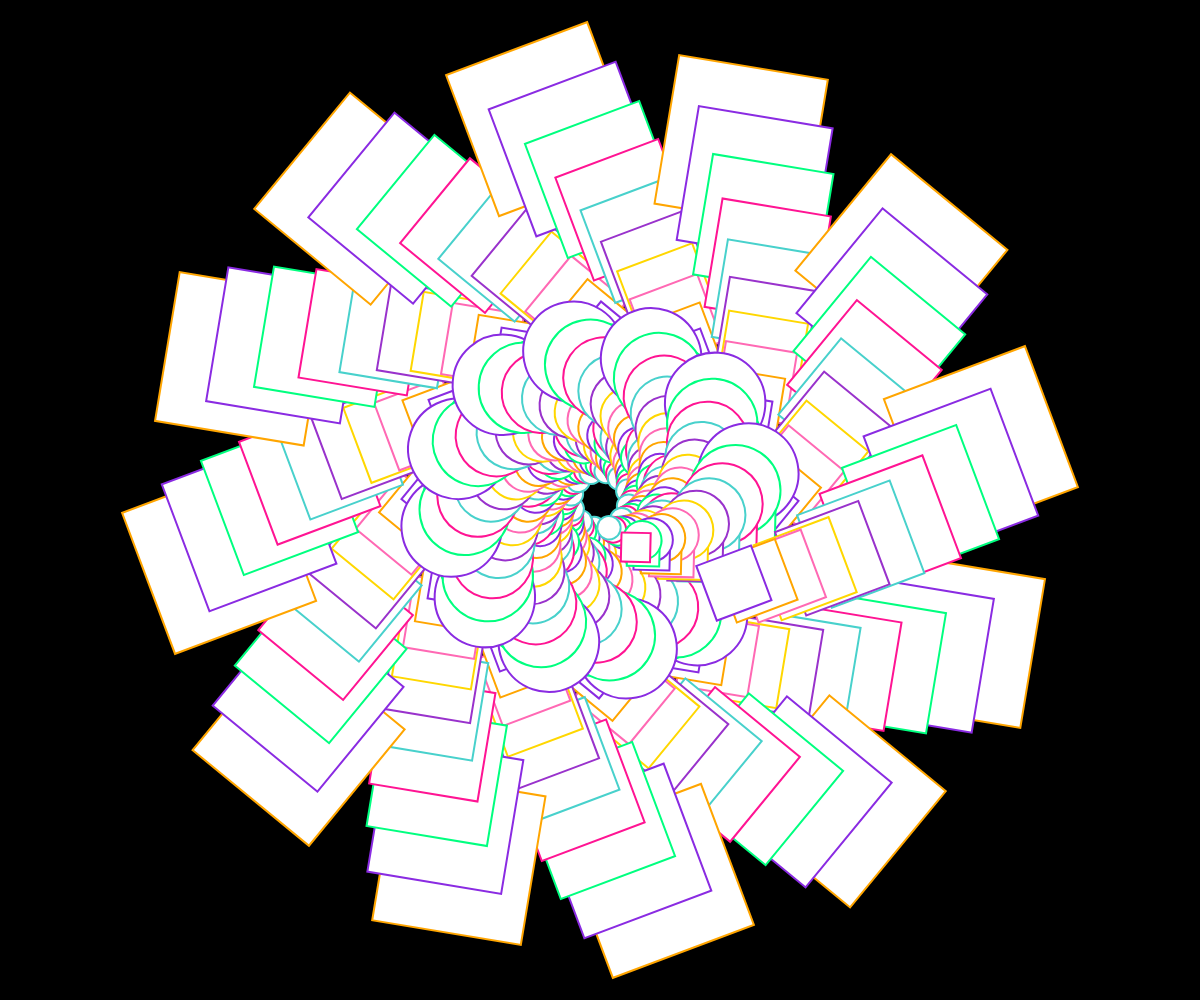
Frame 1 (no input)
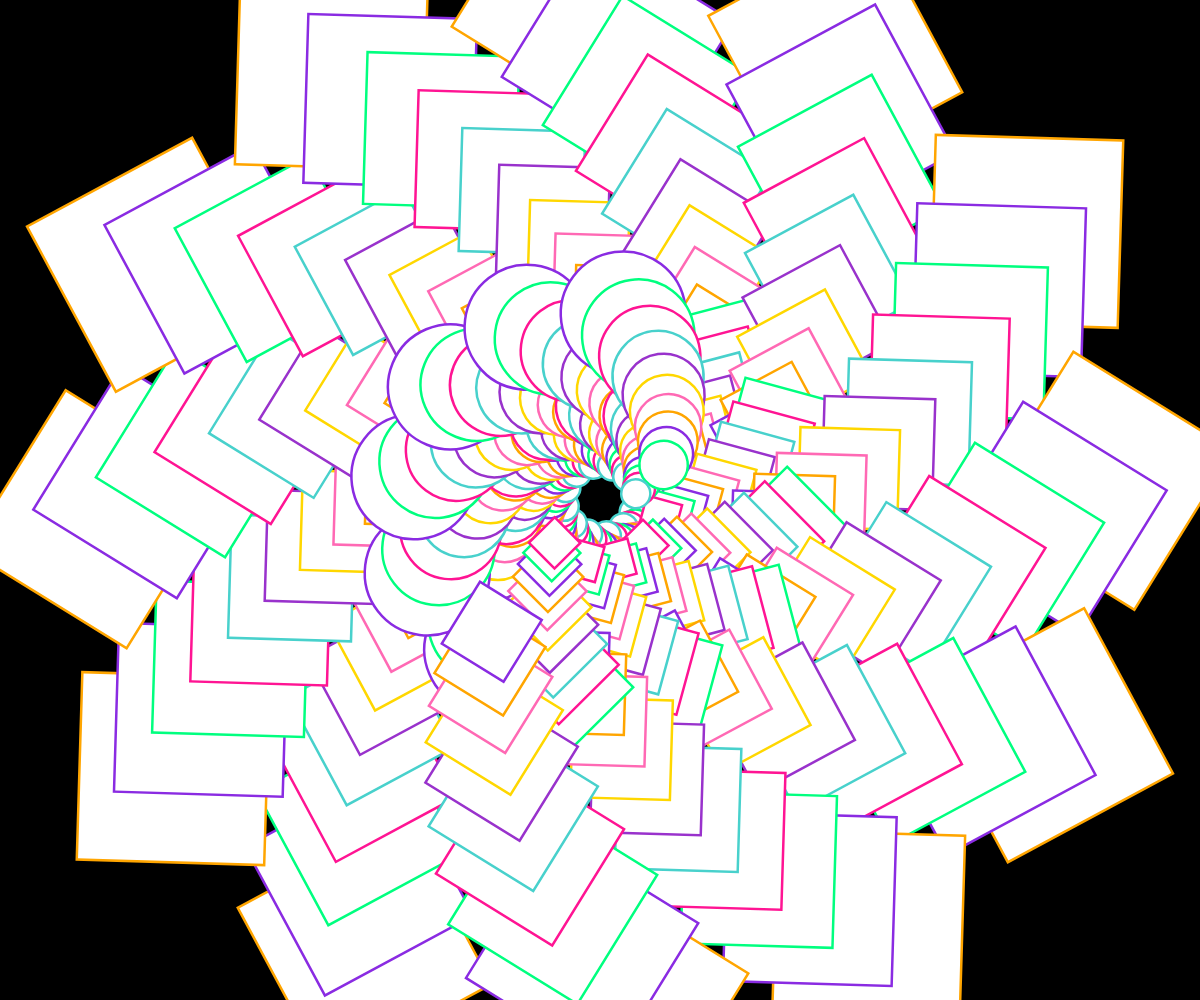
Frame 60 (no input)
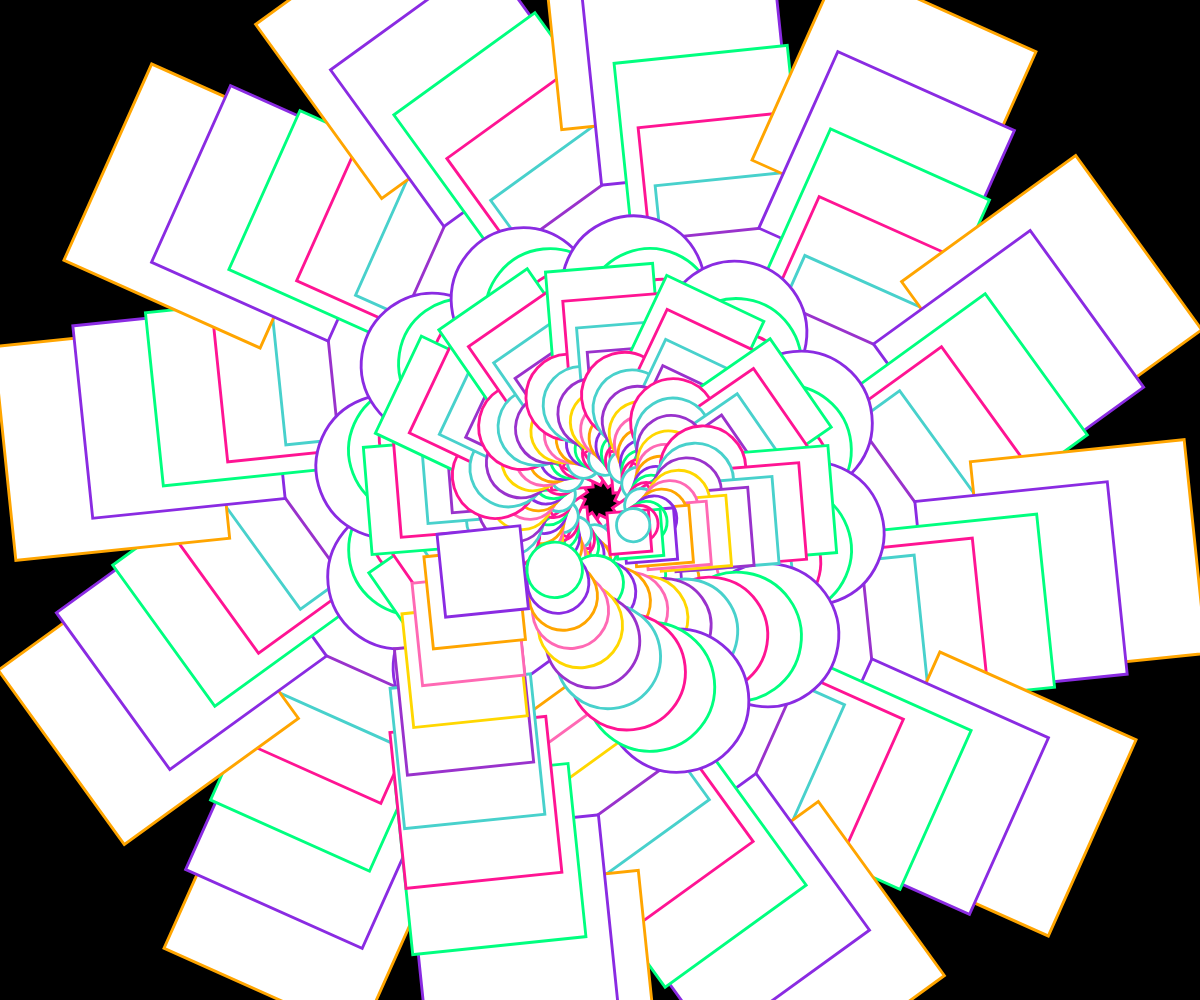
Frame 120 (the mouse pressed at the canvas centre since frame 60)

The p5.js sketch that drew these frames (run headless with seeded random() and noise() and a simulated clock; from frame 60 on, the mouse is pressed at the canvas centre):

// p5.js sketch
// ── sketch.js
let angleOffset = 0;
let maxIterations = 10;
let numSegments = 12;

function setup() {
  createCanvas(windowWidth, windowHeight);
  angleMode(DEGREES);
  frameRate(30);
}

function draw() {
  background(0);
  translate(width / 2, height / 2);

  rotate(angleOffset);

  let numSegments = 12;
  let symmetry = 6;

  drawRecursiveSegment(0, numSegments, 300, symmetry);

  angleOffset += 0.5;
}

function drawRecursiveSegment(segmentIteration, numSegments, size, symmetry) {
  if (segmentIteration >= numSegments) {
    return;
  }

  drawRecursivePattern(0, size, symmetry, segmentIteration);

  drawRecursiveSegment(segmentIteration + 1, numSegments, size, symmetry);
}

function drawRecursivePattern(patternIteration, size, symmetry, segmentIteration) {
  if (patternIteration >= maxIterations) {
    return;
  }

  let angle = map(patternIteration, 0, maxIterations, 0, 360 / symmetry) + frameCount;
  let x = size * cos(angle);
  let y = size * sin(angle);

  // Create a vibrant color palette
  let vibrantColors = [
    color(255, 105, 180), // Hot Pink
    color(255, 165, 0),   // Orange
    color(138, 43, 226),  // Blue Violet
    color(0, 255, 127),   // Spring Green
    color(255, 20, 147),  // Deep Pink
    color(72, 209, 204),  // Medium Turquoise
    color(153, 50, 204),  // Dark Orchid
    color(255, 215, 0)    // Gold
  ];

  // Select color based on the pattern iteration
  let c = vibrantColors[patternIteration % vibrantColors.length];
  stroke(c);
  strokeWeight(2);

  push();
  rotate(angleOffset + segmentIteration * (360 / numSegments));
  scale(sin(frameCount / 2) * 0.5 + 1);

  // Draw multiple shapes for complexity with vibrant colors
  for (let i = 0; i < 5; i++) {
    rotate(sin(frameCount / 2 + i / 2) * 360);
    let interShapes = map(i, 0, 5, 0, 1);
    stroke(vibrantColors[(patternIteration + i) % vibrantColors.length]);
    if (i % 2 == 0) {
      ellipse(x / i, y / i, size / (i + 1), size / (i + 1));
    } else {
      rect(x / i, y / i, size / (i + 1), size / (i + 1));
    }
  }

  pop();

  drawRecursivePattern(patternIteration + 1, size * 0.9, symmetry, segmentIteration);
}

function windowResized() {
  resizeCanvas(windowWidth, windowHeight);
}
